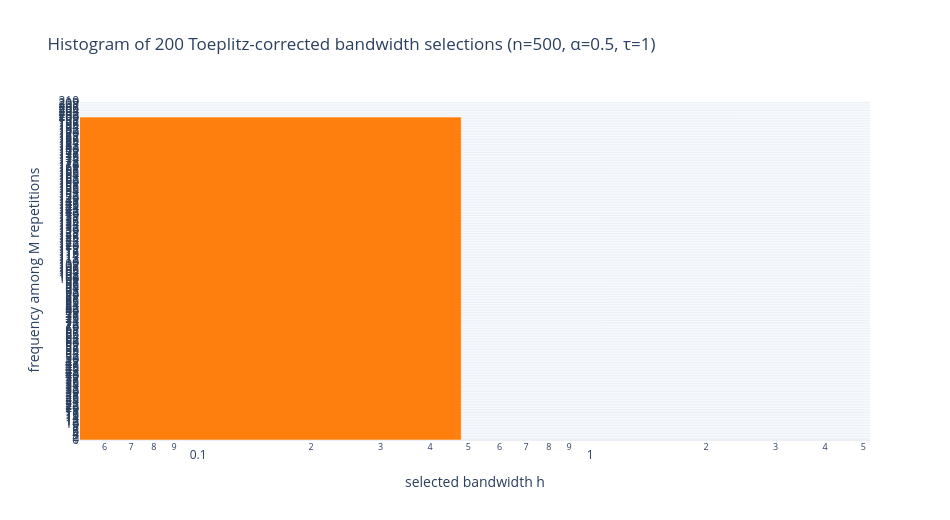

Source (notebook cell):
### Code cell
histogram = go.Figure(
    go.Bar(
        x=h_grid[selected_grid_mask],
        y=selection_counts[selected_grid_mask],
        marker=dict(color="#ff7f0e"),
        hovertemplate=(
            "bandwidth h=%{x:.6g}<br>frequency=%{y}<extra></extra>"
        ),
        name="selected bandwidths",
    )
)

histogram.update_xaxes(
    title_text="selected bandwidth h",
    type="log",
)
histogram.update_yaxes(
    title_text="frequency among M repetitions",
    dtick=1,
)
histogram.update_layout(
    title=(
        f"Histogram of {M} Toeplitz-corrected bandwidth selections "
        f"(n={n}, α={alpha:g}, τ={tau:g})"
    ),
    width=950,
    height=520,
    template="plotly_white",
    bargap=0.08,
    showlegend=False,
)
histogram.show()

### Figure 1 — Plotly figure (JSON) as saved in the notebook; plotly's stock layout.template omitted (floating-point values rounded to 4 significant figures)
{"data": [{"hovertemplate": "bandwidth h=%{x:.6g}<br>frequency=%{y}<extra></extra>", "marker": {"color": "#ff7f0e"}, "name": "selected bandwidths", "type": "bar", "x": [0.02], "y": [200]}], "layout": {"bargap": 0.08, "height": 520, "showlegend": false, "title": {"text": "Histogram of 200 Toeplitz-corrected bandwidth selections (n=500, α=0.5, τ=1)"}, "width": 950, "xaxis": {"title": {"text": "selected bandwidth h"}, "type": "log"}, "yaxis": {"dtick": 1, "title": {"text": "frequency among M repetitions"}}}}
